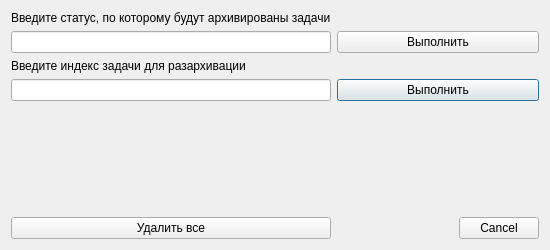
<?xml version="1.0" encoding="UTF-8"?>
<ui version="4.0">
 <class>ArchiveDialog</class>
 <widget class="QDialog" name="ArchiveDialog">
  <property name="geometry">
   <rect>
    <x>0</x>
    <y>0</y>
    <width>550</width>
    <height>250</height>
   </rect>
  </property>
  <property name="windowTitle">
   <string>Архивация</string>
  </property>
  <layout class="QGridLayout" name="gridLayout">
   <item row="3" column="0">
    <widget class="QLineEdit" name="unarchiveLineEdit"/>
   </item>
   <item row="3" column="1">
    <widget class="QPushButton" name="unarchivePushButton">
     <property name="text">
      <string>Выполнить</string>
     </property>
    </widget>
   </item>
   <item row="5" column="0">
    <widget class="QPushButton" name="gcPushButton">
     <property name="text">
      <string>Удалить все</string>
     </property>
    </widget>
   </item>
   <item row="1" column="1">
    <widget class="QPushButton" name="archiveByStatusPushButton">
     <property name="text">
      <string>Выполнить</string>
     </property>
    </widget>
   </item>
   <item row="2" column="0">
    <widget class="QLabel" name="unarchiveLabel">
     <property name="text">
      <string>Введите индекс задачи для разархивации</string>
     </property>
    </widget>
   </item>
   <item row="4" column="0" colspan="2">
    <spacer name="verticalSpacer">
     <property name="orientation">
      <enum>Qt::Vertical</enum>
     </property>
     <property name="sizeHint" stdset="0">
      <size>
       <width>20</width>
       <height>90</height>
      </size>
     </property>
    </spacer>
   </item>
   <item row="5" column="1">
    <widget class="QDialogButtonBox" name="archiveButtonBox">
     <property name="orientation">
      <enum>Qt::Horizontal</enum>
     </property>
     <property name="standardButtons">
      <set>QDialogButtonBox::Cancel</set>
     </property>
    </widget>
   </item>
   <item row="0" column="0">
    <widget class="QLabel" name="archiveByStatusLabel">
     <property name="text">
      <string>Введите статус, по которому будут архивированы задачи</string>
     </property>
    </widget>
   </item>
   <item row="1" column="0">
    <widget class="QLineEdit" name="archiveByStatusLineEdit"/>
   </item>
  </layout>
 </widget>
 <resources/>
 <connections>
  <connection>
   <sender>archiveButtonBox</sender>
   <signal>accepted()</signal>
   <receiver>ArchiveDialog</receiver>
   <slot>accept()</slot>
   <hints>
    <hint type="sourcelabel">
     <x>248</x>
     <y>254</y>
    </hint>
    <hint type="destinationlabel">
     <x>157</x>
     <y>274</y>
    </hint>
   </hints>
  </connection>
  <connection>
   <sender>archiveButtonBox</sender>
   <signal>rejected()</signal>
   <receiver>ArchiveDialog</receiver>
   <slot>reject()</slot>
   <hints>
    <hint type="sourcelabel">
     <x>316</x>
     <y>260</y>
    </hint>
    <hint type="destinationlabel">
     <x>286</x>
     <y>274</y>
    </hint>
   </hints>
  </connection>
 </connections>
</ui>
